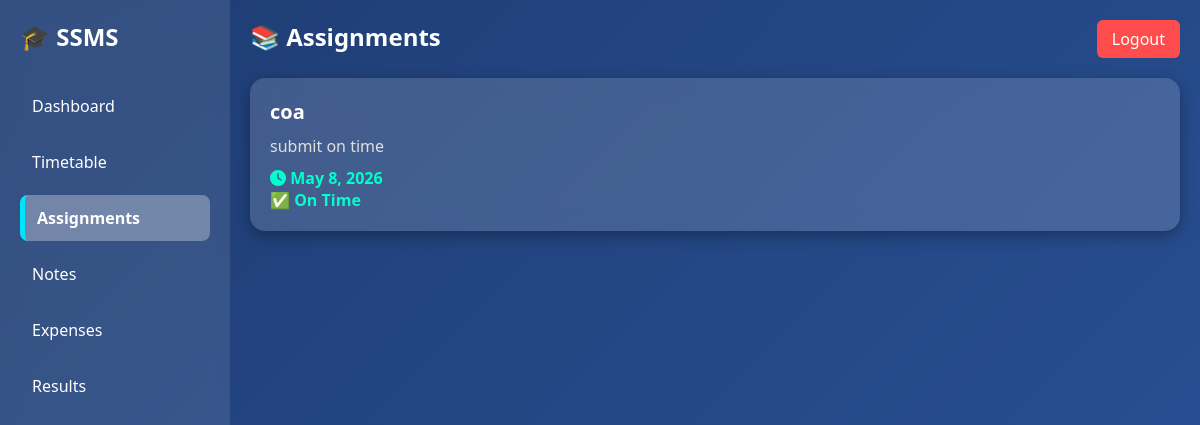
/assignments/, run on the app's committed database.
### core/models.py (models this page shows, shortened)
class Assignment(models.Model):
    title = models.CharField(max_length=100)
    description = models.TextField()
    deadline = models.DateField()

### core/views.py (the view)
# urls.py: path('assignments/', views.assignments, name='assignments'),
def assignments(request):
    from datetime import date
    data = Assignment.objects.all()
    return render(request, 'assignments.html', {'assignments': data, 'today': date.today()})

### templates/assignments.html (shortened to what this page needs)
<!DOCTYPE html>
<html>
<head>
    <link rel="stylesheet" href="https://cdnjs.cloudflare.com/ajax/libs/font-awesome/6.5.0/css/all.min.css">
</head>
<body>
<div class="sidebar">
    <h2>🎓 SSMS</h2>
    <a href="/student_home/">Dashboard</a>
    <a href="/timetable/">Timetable</a>
    <a href="/assignments/" class="active">Assignments</a>
    <a href="/notes/">Notes</a>
    <a href="/expenses/">Expenses</a>
    <a href="/results/">Results</a>
</div>
<div class="main">
    <div class="topbar">
        <h2>📚 Assignments</h2>
        <a href="/" class="logout">Logout</a>
    </div>
    {% if assignments %}
        {% for a in assignments %}
        <div class="card">
            <div class="title">
                {{ a.title }}
            </div>
            <div class="desc">
                {{ a.description }}
            </div>
            <div class="deadline {% if a.deadline <= today %}late{% else %}safe{% endif %}">
                <i class="fa fa-clock"></i> {{ a.deadline }}
                <br>
                {% if a.deadline <= today %}
                    ⚠ Overdue
                {% else %}
                    ✅ On Time
                {% endif %}
            </div>
        </div>
        {% endfor %}
    {% else %}
        <div class="empty">
            <i class="fa fa-folder-open fa-3x"></i>
            <h3>No Assignments Available</h3>
        </div>
    {% endif %}
</div>
</body>
</html>

### templates/assignments.html (style rules this page uses)
* { margin: 0; padding: 0; box-sizing: border-box; font-family: 'Segoe UI'; }
body { display: flex; background: linear-gradient(135deg, #1e3c72, #2a5298); height: 100vh; }
.sidebar { width: 230px; background: rgba(255,255,255,0.1); backdrop-filter: blur(10px); color: white; padding: 20px; }
.sidebar h2 { margin-bottom: 30px; }
.sidebar a { display: block; padding: 12px; margin: 10px 0; color: white; text-decoration: none; border-radius: 8px; transition: 0.3s; }
.sidebar a.active { background: rgba(255,255,255,0.3); font-weight: bold; border-left: 5px solid #00e5ff; }
.main { flex: 1; padding: 20px; overflow-y: auto; }
.topbar { display: flex; justify-content: space-between; color: white; }
.logout { background: #ff4d4d; padding: 8px 15px; border-radius: 6px; text-decoration: none; color: white; }
.card { background: rgba(255,255,255,0.15); backdrop-filter: blur(12px); border-radius: 15px; padding: 20px; color: white; margin-top: 20px; box-shadow: 0px 5px 15px rgba(0,0,0,0.3); transition: 0.3s; }
.title { font-size: 20px; font-weight: bold; }
.desc { margin: 10px 0; color: #e0e0e0; }
.deadline { font-weight: bold; }
.safe { color: #00ffcc; }

### data on the page
Assignment: title "coa", description "submit on time", deadline "May 8, 2026", shows "✅ On Time"
